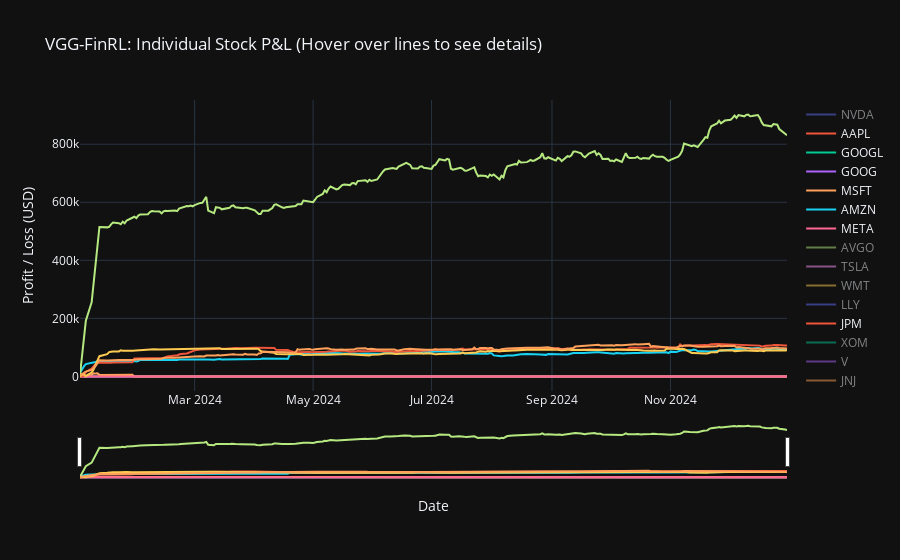

Notebook source saved alongside this figure:
### Code cell
# ============================================================
# CELL 10 — Interactive Plotly P&L Chart
# ============================================================
final_pnl   = true_pnl_df[TICKERS].iloc[-1]
top_5       = final_pnl.nlargest(5).index.tolist()
bottom_5    = final_pnl.nsmallest(5).index.tolist()
key_tickers = set(top_5 + bottom_5)

fig = go.Figure()

for ticker in TICKERS:
    if ticker not in true_pnl_df.columns:
        continue
    fig.add_trace(go.Scatter(
        x=true_pnl_df['Date'],
        y=true_pnl_df[ticker],
        name=ticker,
        mode='lines',
        visible=True if ticker in key_tickers else 'legendonly',
        hovertemplate=f"<b>{ticker}</b><br>PnL: %{{y:$.2f}}<br>Date: %{{x}}<extra></extra>"
    ))

fig.update_layout(
    title='VGG-FinRL: Individual Stock P&L (Hover over lines to see details)',
    template='plotly_dark',
    hovermode='closest',
    hoverlabel=dict(bgcolor='black', font_size=13),
    xaxis_title='Date',
    yaxis_title='Profit / Loss (USD)',
    legend=dict(groupclick='toggleitem', traceorder='grouped')
)
fig.update_xaxes(rangeslider_visible=True)
#fig.write_html("pnl_chart.html")
#print("Open pnl_chart.html in your browser")
fig.show()

### Figure 1 — Plotly figure (JSON) as saved in the notebook; plotly's stock layout.template omitted (floating-point values rounded to 4 significant figures; data arrays with more than 128 entries replaced by an {"elided": "..."} marker saying what was removed)
{"data": [{"hovertemplate": "<b>NVDA</b><br>PnL: %{y:$.2f}<br>Date: %{x}<extra></extra>", "mode": "lines", "name": "NVDA", "type": "scatter", "visible": "legendonly", "x": {"elided": "252 str values"}, "y": {"elided": "252 float values"}}, {"hovertemplate": "<b>AAPL</b><br>PnL: %{y:$.2f}<br>Date: %{x}<extra></extra>", "mode": "lines", "name": "AAPL", "type": "scatter", "visible": true, "x": {"elided": "252 str values"}, "y": {"elided": "252 int values"}}, {"hovertemplate": "<b>GOOGL</b><br>PnL: %{y:$.2f}<br>Date: %{x}<extra></extra>", "mode": "lines", "name": "GOOGL", "type": "scatter", "visible": true, "x": {"elided": "252 str values"}, "y": {"elided": "252 int values"}}, {"hovertemplate": "<b>GOOG</b><br>PnL: %{y:$.2f}<br>Date: %{x}<extra></extra>", "mode": "lines", "name": "GOOG", "type": "scatter", "visible": true, "x": {"elided": "252 str values"}, "y": {"elided": "252 float values"}}, {"hovertemplate": "<b>MSFT</b><br>PnL: %{y:$.2f}<br>Date: %{x}<extra></extra>", "mode": "lines", "name": "MSFT", "type": "scatter", "visible": true, "x": {"elided": "252 str values"}, "y": {"elided": "252 float values"}}, {"hovertemplate": "<b>AMZN</b><br>PnL: %{y:$.2f}<br>Date: %{x}<extra></extra>", "mode": "lines", "name": "AMZN", "type": "scatter", "visible": true, "x": {"elided": "252 str values"}, "y": {"elided": "252 float values"}}, {"hovertemplate": "<b>META</b><br>PnL: %{y:$.2f}<br>Date: %{x}<extra></extra>", "mode": "lines", "name": "META", "type": "scatter", "visible": true, "x": {"elided": "252 str values"}, "y": {"elided": "252 int values"}}, {"hovertemplate": "<b>AVGO</b><br>PnL: %{y:$.2f}<br>Date: %{x}<extra></extra>", "mode": "lines", "name": "AVGO", "type": "scatter", "visible": "legendonly", "x": {"elided": "252 str values"}, "y": {"elided": "252 float values"}}, {"hovertemplate": "<b>TSLA</b><br>PnL: %{y:$.2f}<br>Date: %{x}<extra></extra>", "mode": "lines", "name": "TSLA", "type": "scatter", "visible": "legendonly", "x": {"elided": "252 str values"}, "y": {"elided": "252 float values"}}, {"hovertemplate": "<b>WMT</b><br>PnL: %{y:$.2f}<br>Date: %{x}<extra></extra>", "mode": "lines", "name": "WMT", "type": "scatter", "visible": "legendonly", "x": {"elided": "252 str values"}, "y": {"elided": "252 float values"}}, {"hovertemplate": "<b>LLY</b><br>PnL: %{y:$.2f}<br>Date: %{x}<extra></extra>", "mode": "lines", "name": "LLY", "type": "scatter", "visible": "legendonly", "x": {"elided": "252 str values"}, "y": {"elided": "252 float values"}}, {"hovertemplate": "<b>JPM</b><br>PnL: %{y:$.2f}<br>Date: %{x}<extra></extra>", "mode": "lines", "name": "JPM", "type": "scatter", "visible": true, "x": {"elided": "252 str values"}, "y": {"elided": "252 float values"}}, {"hovertemplate": "<b>XOM</b><br>PnL: %{y:$.2f}<br>Date: %{x}<extra></extra>", "mode": "lines", "name": "XOM", "type": "scatter", "visible": "legendonly", "x": {"elided": "252 str values"}, "y": {"elided": "252 int values"}}, {"hovertemplate": "<b>V</b><br>PnL: %{y:$.2f}<br>Date: %{x}<extra></extra>", "mode": "lines", "name": "V", "type": "scatter", "visible": "legendonly", "x": {"elided": "252 str values"}, "y": {"elided": "252 int values"}}, {"hovertemplate": "<b>JNJ</b><br>PnL: %{y:$.2f}<br>Date: %{x}<extra></extra>", "mode": "lines", "name": "JNJ", "type": "scatter", "visible": "legendonly", "x": {"elided": "252 str values"}, "y": {"elided": "252 float values"}}, {"hovertemplate": "<b>MU</b><br>PnL: %{y:$.2f}<br>Date: %{x}<extra></extra>", "mode": "lines", "name": "MU", "type": "scatter", "visible": "legendonly", "x": {"elided": "252 str values"}, "y": {"elided": "252 int values"}}, {"hovertemplate": "<b>MA</b><br>PnL: %{y:$.2f}<br>Date: %{x}<extra></extra>", "mode": "lines", "name": "MA", "type": "scatter", "visible": "legendonly", "x": {"elided": "252 str values"}, "y": {"elided": "252 float values"}}, {"hovertemplate": "<b>COST</b><br>PnL: %{y:$.2f}<br>Date: %{x}<extra></extra>", "mode": "lines", "name": "COST", "type": "scatter", "visible": true, "x": {"elided": "252 str values"}, "y": {"elided": "252 float values"}}, {"hovertemplate": "<b>ORCL</b><br>PnL: %{y:$.2f}<br>Date: %{x}<extra></extra>", "mode": "lines", "name": "ORCL", "type": "scatter", "visible": "legendonly", "x": {"elided": "252 str values"}, "y": {"elided": "252 int values"}}, {"hovertemplate": "<b>ABBV</b><br>PnL: %{y:$.2f}<br>Date: %{x}<extra></extra>", "mode": "lines", "name": "ABBV", "type": "scatter", "visible": true, "x": {"elided": "252 str values"}, "y": {"elided": "252 float values"}}, {"hovertemplate": "<b>BAC</b><br>PnL: %{y:$.2f}<br>Date: %{x}<extra></extra>", "mode": "lines", "name": "BAC", "type": "scatter", "visible": "legendonly", "x": {"elided": "252 str values"}, "y": {"elided": "252 float values"}}, {"hovertemplate": "<b>HD</b><br>PnL: %{y:$.2f}<br>Date: %{x}<extra></extra>", "mode": "lines", "name": "HD", "type": "scatter", "visible": "legendonly", "x": {"elided": "252 str values"}, "y": {"elided": "252 int values"}}, {"hovertemplate": "<b>PG</b><br>PnL: %{y:$.2f}<br>Date: %{x}<extra></extra>", "mode": "lines", "name": "PG", "type": "scatter", "visible": "legendonly", "x": {"elided": "252 str values"}, "y": {"elided": "252 int values"}}, {"hovertemplate": "<b>CVX</b><br>PnL: %{y:$.2f}<br>Date: %{x}<extra></extra>", "mode": "lines", "name": "CVX", "type": "scatter", "visible": "legendonly", "x": {"elided": "252 str values"}, "y": {"elided": "252 float values"}}, {"hovertemplate": "<b>GE</b><br>PnL: %{y:$.2f}<br>Date: %{x}<extra></extra>", "mode": "lines", "name": "GE", "type": "scatter", "visible": true, "x": {"elided": "252 str values"}, "y": {"elided": "252 float values"}}, {"hovertemplate": "<b>CAT</b><br>PnL: %{y:$.2f}<br>Date: %{x}<extra></extra>", "mode": "lines", "name": "CAT", "type": "scatter", "visible": "legendonly", "x": {"elided": "252 str values"}, "y": {"elided": "252 float values"}}, {"hovertemplate": "<b>KO</b><br>PnL: %{y:$.2f}<br>Date: %{x}<extra></extra>", "mode": "lines", "name": "KO", "type": "scatter", "visible": "legendonly", "x": {"elided": "252 str values"}, "y": {"elided": "252 int values"}}, {"hovertemplate": "<b>NFLX</b><br>PnL: %{y:$.2f}<br>Date: %{x}<extra></extra>", "mode": "lines", "name": "NFLX", "type": "scatter", "visible": "legendonly", "x": {"elided": "252 str values"}, "y": {"elided": "252 float values"}}, {"hovertemplate": "<b>AMD</b><br>PnL: %{y:$.2f}<br>Date: %{x}<extra></extra>", "mode": "lines", "name": "AMD", "type": "scatter", "visible": "legendonly", "x": {"elided": "252 str values"}, "y": {"elided": "252 float values"}}, {"hovertemplate": "<b>CSCO</b><br>PnL: %{y:$.2f}<br>Date: %{x}<extra></extra>", "mode": "lines", "name": "CSCO", "type": "scatter", "visible": "legendonly", "x": {"elided": "252 str values"}, "y": {"elided": "252 float values"}}], "layout": {"hoverlabel": {"bgcolor": "black", "font": {"size": 13}}, "hovermode": "closest", "legend": {"groupclick": "toggleitem", "traceorder": "grouped"}, "title": {"text": "VGG-FinRL: Individual Stock P&L (Hover over lines to see details)"}, "xaxis": {"rangeslider": {"visible": true}, "title": {"text": "Date"}}, "yaxis": {"title": {"text": "Profit / Loss (USD)"}}}}
